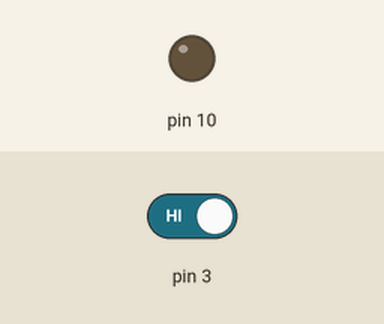
Recording of a sketch running on a simulated Arduino Uno, built with avr-gcc and run on an emulated ATmega328P. On the bench: output pins drawn as LEDs (lit = HIGH). The test bench sets the inputs (shaded band); at power-on: pin 3 HIGH.

Above: at 1.2 s.
1.3 s: pin 3 driven LOW
At 2.5 s:
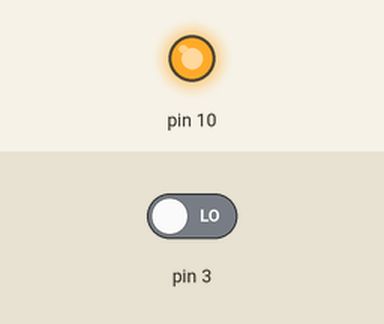
2.8 s: pin 3 driven HIGH
At 3.7 s:
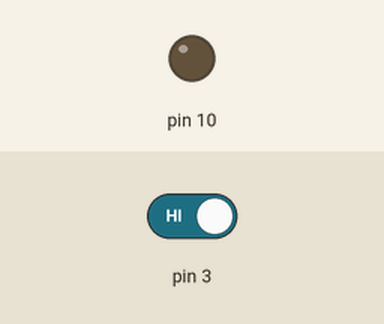
Timing chart, 0 to 5.8 s (numbered marks = the images above; inputs shaded):
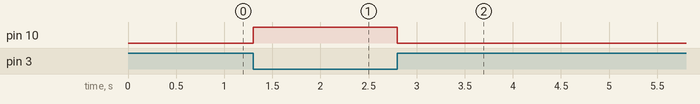

The sketch:

Project_43.1.ino
```cpp
volatile int item;

void setup()
{
  item = 0;
  pinMode(3, INPUT);
  pinMode(10, OUTPUT);
}

void loop()
{
  item = digitalRead(3);
  if (item == 0)
  {
    digitalWrite(10, HIGH);
  }
  else
  {
    digitalWrite(10, LOW);
  }
  delay(100);
}
```

Measured:
- after the input at 1.3 s, pin 10: LOW → HIGH at once
- after the input at 2.8 s, pin 10: HIGH → LOW at once
